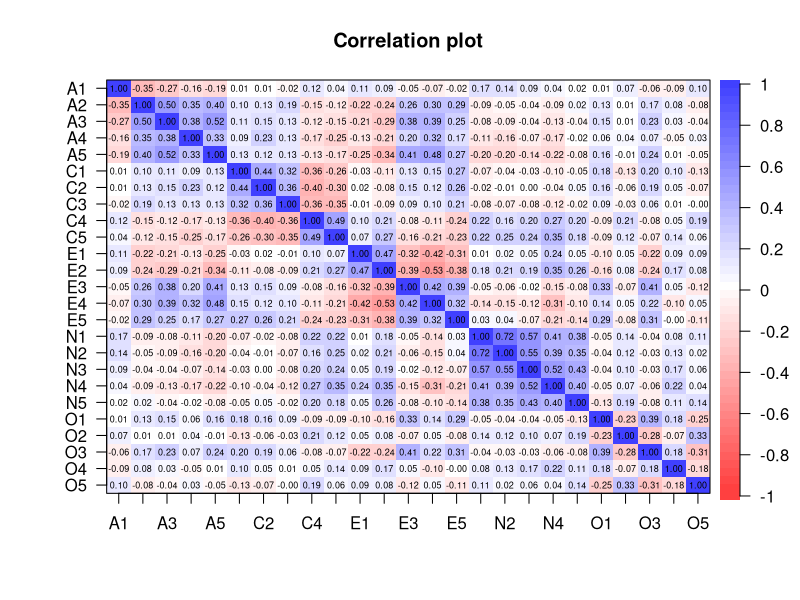

R code for this plot:
## ---- chunk 1
knitr::opts_chunk$set(cache=TRUE)
## ---- chunk 2
library(psych)

dim(bfi)
names(bfi)
## ---- chunk 3
library(tidyverse)

data <- bfi %>% 
  select(-gender, -education, -age) %>% 
  filter(complete.cases(.))
## ---- chunk 4
cor.plot(cor(data))
## ---- chunk 5
decomp <- prcomp(data)
summary(decomp)$importance[,1:3]

cum_prop <- decomp %>% 
  summary %>% 
  .[["importance"]] %>% 
  .["Cumulative Proportion",]

which(cum_prop > 0.8)
## ---- chunk 6
Lhat <- decomp$rotation[,1:14] %*% 
  diag(decomp$sdev[1:14])
Psi_hat <- diag(cov(data) - tcrossprod(Lhat))

sum((cov(data) - tcrossprod(Lhat) - diag(Psi_hat))^2)
sum(diag(cov(data)))
